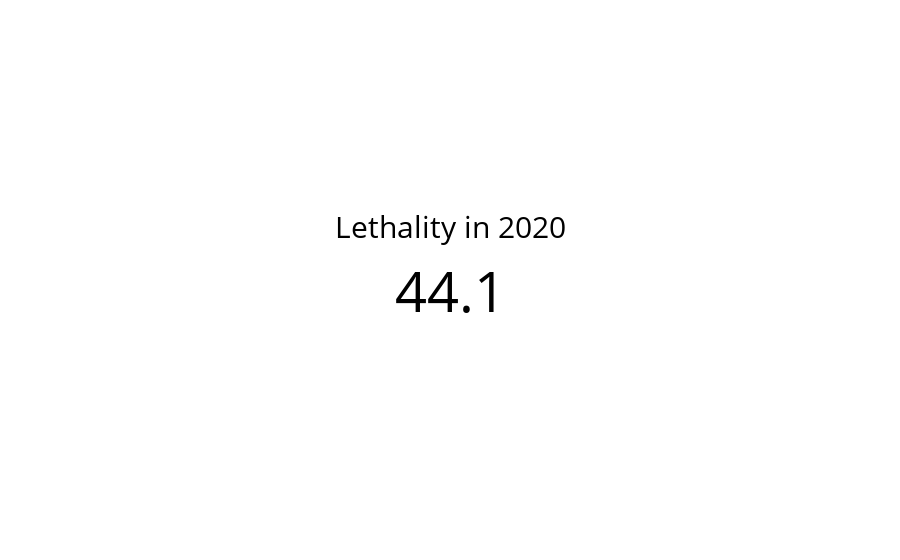

The notebook cell saved with this chart:
### Code cell
fig = get_kpi(get_lethality(covid_df.query("Date < '2021-01-01'")), 'Lethality in 2020')
fig.show()

### Figure 1 — Plotly figure (JSON) as saved in the notebook; plotly's stock layout.template omitted (floating-point values rounded to 4 significant figures)
{"data": [{"domain": {"x": [0, 1], "y": [0, 1]}, "mode": "number", "number": {"font": {"color": "black", "size": 56}}, "title": {"font": {"color": "black", "size": 30}, "text": "Lethality in 2020"}, "type": "indicator", "value": 44.06}], "layout": {"autosize": true}}
